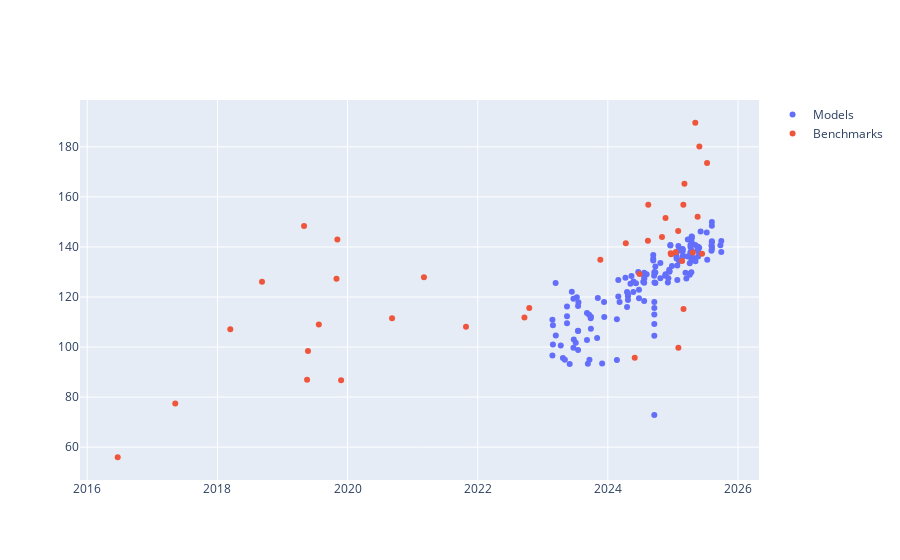

This figure's notebook cell:
### Code cell
import plotly.graph_objects as go
fig = go.Figure()

fig.add_trace(go.Scatter(
    x=df_cm1['date'], 
    y=df_cm1['eci'], 
    mode='markers',
    name="Models"
    # color='has_tie',
    # hover_data=['model', 'eci'],
    # error_y='ci90_high',
    # error_y_minus='ci90_low'
))

fig.add_trace(go.Scatter(
    x=df_db1['benchmark_release_date'], 
    y=df_db1['edi'],
    mode='markers',
    name='Benchmarks'
    # error_y='se_difficulty',
    # hover_data=['benchmark_name']
))

fig.show()
